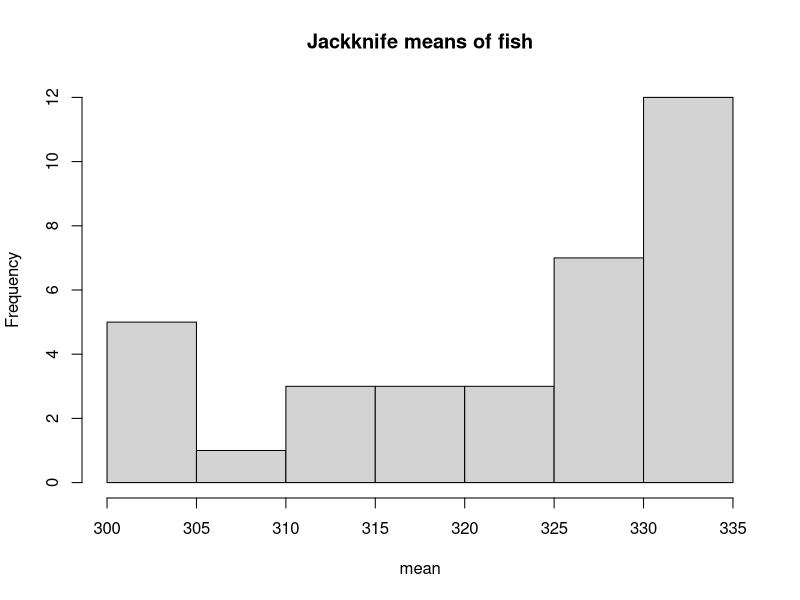
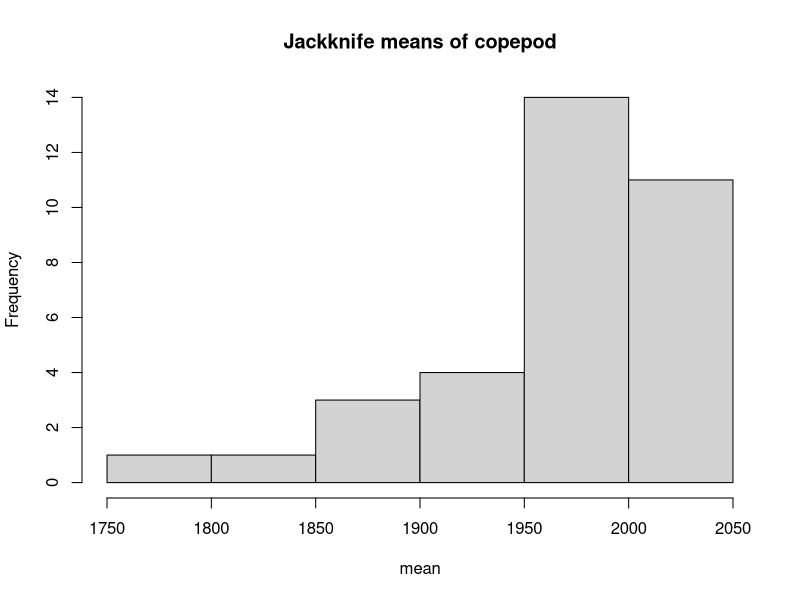
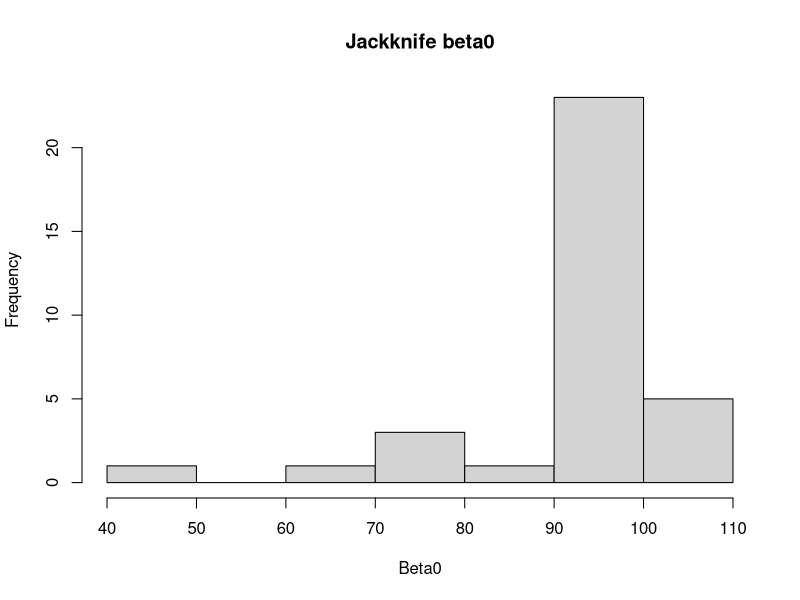
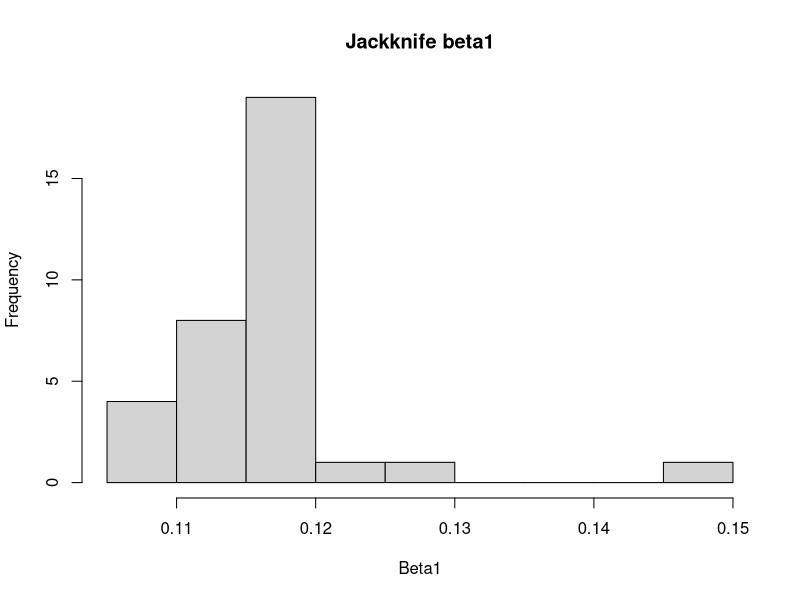

Recreate these plots in R, in order.
setwd("D:/MyGitHub/Computer_Intensive_Statistics_in_Ecology/data")

########## Exercise1
envi <- read.csv("enviANDdensity.csv", header=T) # load data
f <- envi$FishDensity..ind..1000m3. # fish density
c <- envi$CopepodDensity.ind..m3. # copepod density

##### fish
n <- length(f) # sample size
jack.f <- matrix(0, nrow=n-1, ncol=n) # 0 matrix for jackknife sample

# generate jackknife sample
for (i in 1:n){
    jack.f[, i] = f[-i]
}

mean(apply(jack.f, 2, mean)) # mean for the fish using jackknife
mean(f) # compare with the original sample

sqrt(var(apply(jack.f, 2, mean))*(n-1)*(n-1)/n) # SE(mean) under jackknife
sqrt(var(f)/n) # compare with SE(mean) under normal theory

##### copepod
jack.c <- matrix(0, nrow=n-1, ncol=n) # 0 matrix for jackknife sample

# generate jackknife sample
for (i in 1:n){
    jack.c[, i] = c[-i]
}

mean(apply(jack.c, 2, mean)) # mean for the copepod using jackknife
mean(c) # compare with the original sample

sqrt(var(apply(jack.c, 2, mean))*(n-1)*(n-1)/n) # SE(mean) under jackknife
sqrt(var(c)/n) # compare with SE(mean) under normal theory

##### histogram
hist(apply(jack.f, 2, mean), main="Jackknife means of fish", xlab="mean")
hist(apply(jack.c, 2, mean), main="Jackknife means of copepod", xlab="mean")



########## Exercise2
X <- cbind(rep(1, n), c) # regressor
b <- solve(t(X)%*%X)%*%t(X)%*%f # regression coefficients

jack.b <- matrix(0, nrow=2, ncol=n) # 0 matrix for jackknife coefficients

# calculate regression coefficients in each jackknife subsample
for (i in 1:n){
    jack.b[, i] = solve(t(X[-i, ])%*%X[-i, ])%*%t(X[-i, ])%*%f[-i]
}

sqrt(var(jack.b[1, ])*(n-1)*(n-1)/n) # SE(beta0) under jackknife
sqrt(var(jack.b[2, ])*(n-1)*(n-1)/n) # SE(beta1) under jackknife

##### histogram
hist(jack.b[1, ], main="Jackknife beta0", xlab="Beta0")
hist(jack.b[2, ], main="Jackknife beta1", xlab="Beta1")



########## Exercise3
##### exercise1
### fish
boot.f <- matrix(0, nrow=n, ncol=999) # 0 matrix for bootstrap
# generate bootstrapped sample
boot.f <- apply(boot.f, 2, FUN=function(x){x=f[ceiling(runif(34, 0, 34))]})
boot.f <- cbind(boot.f, f) # combine with the orignial sample

mean(f) # mean under normal theroy
mean(apply(jack.f, 2, mean)) # mean under jackknife
mean(apply(boot.f, 2, mean)) # mean under bootstrap

sqrt(var(f)/n) # SE(mean) under normal theroy
sqrt(var(apply(jack.f, 2, mean))*(n-1)*(n-1)/n) # SE(mean) under jackknife
sqrt(var(apply(boot.f, 2, mean))) # SE(mean) under bootstrap

### copepod
boot.c <- matrix(0, nrow=n, ncol=999) # 0 matrix for bootstrap
# generate bootstrapped sample
boot.c <- apply(boot.c, 2, FUN=function(x){x = c[ceiling(runif(34, 0, 34))]})
boot.c <- cbind(boot.c, c) # combine with the orignial sample

mean(c) # mean under normal theroy
mean(apply(jack.c, 2, mean)) # mean under jackknife
mean(apply(boot.c, 2, mean)) # mean under bootstrap

sqrt(var(c)/n) # SE(mean) under normal theroy
sqrt(var(apply(jack.c, 2, mean))*(n-1)*(n-1)/n) # SE(mean) under jackknife
sqrt(var(apply(boot.c, 2, mean))) # SE(mean) under bootstrap

##### exercise2
pair <- cbind(f, c) # bind fish and copepod data

coeff <- function(x){
    data <- pair[ceiling(runif(34, 0, 34)), ]
    X1 <- cbind(rep(1, 34), data[, 2])
    Y1 <- data[, 1]
    solve(t(X1)%*%X1)%*%t(X1)%*%Y1
}

boot.b <- matrix(0, nrow=2, ncol=999) # 0 matrix for bootstrap
boot.b <- apply(boot.b, 2, FUN=function(x){x = coeff()})
boot.b <- cbind(boot.b, b)

b # regression coefficients under normal theory
apply(jack.b, 1, mean) # regression coefficients under jackknife
apply(boot.b, 1, mean) # regression coefficients under bootstrap

u <- f - X%*%b # error term under linear regression model

sqrt(c(t(u)%*%u/(n-2))*diag(solve(t(X)%*%X)))[1] # SE(beta0) under normal theory
sqrt(var(jack.b[1, ])*(n-1)*(n-1)/n) # SE(beta0) under jackknife
sd(boot.b[1, ]) # SE(beta0) under bootstrap

sqrt(c(t(u)%*%u/(n-2))*diag(solve(t(X)%*%X)))[2] # SE(beta1) under normal theory
sqrt(var(jack.b[2, ])*(n-1)*(n-1)/n) # SE(beta1) under jackknife
sd(boot.b[2, ]) # SE(beta1) under bootstrap





